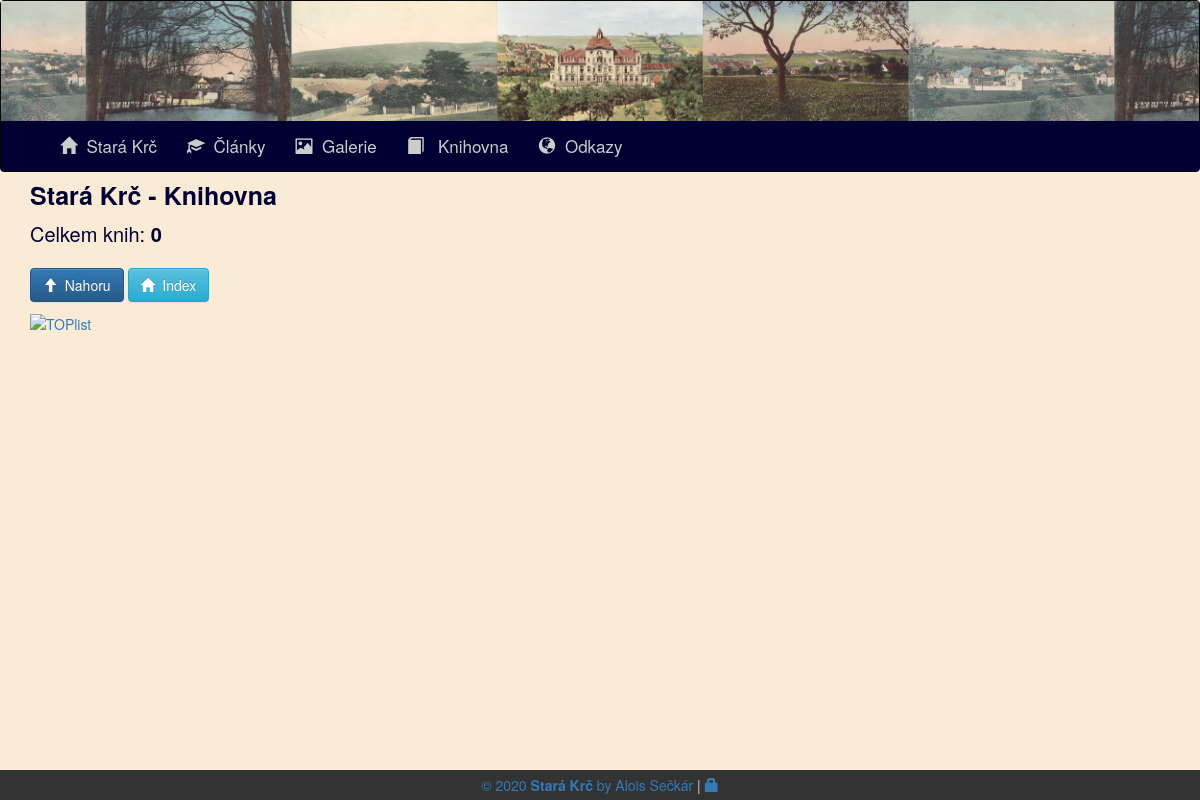
/books/, run on an earlier commit of the app's database.
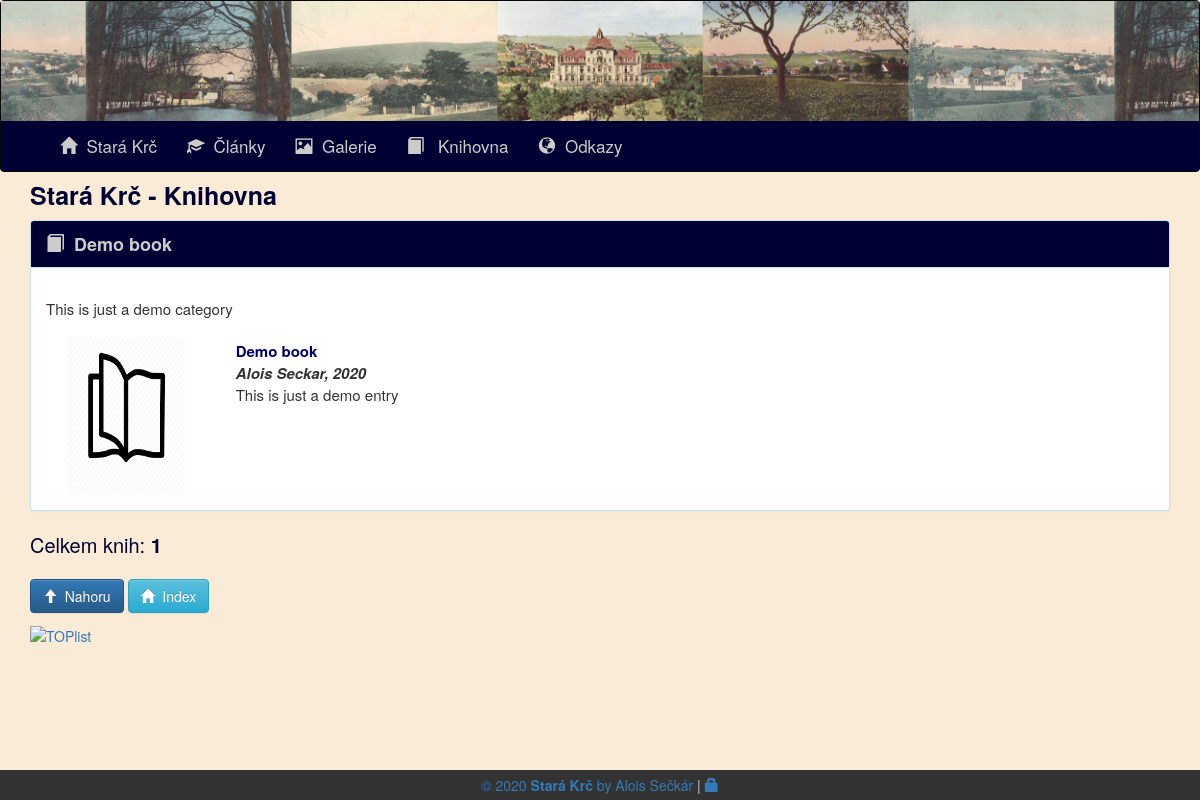
And on a later commit of the database.
### web/models.py (models this page shows, shortened)
class Category(models.Model):
	cat_id = models.AutoField(primary_key=True)
	type = models.CharField(choices=[('a', 'article'),('b', 'book'), ('l', 'link')], max_length=1, verbose_name = "Typ")
	ord = models.PositiveIntegerField(default=0)
	name = models.CharField(max_length=50, verbose_name = "Název")
	dscr = models.CharField(max_length=255)
	class Meta:
		verbose_name = "Kategorie"
		verbose_name_plural = "3. Kategorie"

class Book(models.Model):
	book_id = models.AutoField(primary_key=True)
	category = models.ForeignKey(Category, on_delete=models.DO_NOTHING, verbose_name = "Kategorie")
	ord = models.PositiveIntegerField(default=0)
	author = models.ForeignKey(User, on_delete=models.DO_NOTHING, verbose_name = "Autor")
	date_created = models.DateTimeField(auto_now_add=True, verbose_name = "Datum vytvoření")
	date_edited = models.DateTimeField(auto_now=True, verbose_name = "Poslední úprava")
	name = models.CharField(max_length=100, verbose_name = "Název")
	writer = models.CharField(max_length=100, verbose_name = "Napsal")
	year = models.CharField(max_length=4, verbose_name = "Rok vydání")
	dscr = models.CharField(max_length=255)
	url = models.CharField(max_length=255)
	review = models.CharField(max_length=255, null=True, blank=True)
	thumb = models.FileField(upload_to='book', default = 'book.png')
	class Meta:
		verbose_name = "Kniha"
		verbose_name_plural = "5. Knihy"

### web/views.py (the view)
# urls.py: re_path(r'^books/?', views.bookIndexView, name='bookIndex'),
def bookIndexView(request):
	bookCount = 0
	bookList = []
	categories = Category.objects.filter(type = "b").order_by('ord')
	for cat in categories:
		relatedBooks = Book.objects.filter(category = cat).order_by('ord')
		for book in relatedBooks:
			if not os.path.isfile(os.path.join(settings.MEDIA_ROOT, book.thumb.name)):
				book.thumb.name = 'book.png'
		bookCount += relatedBooks.count()
		bookObject = [cat, relatedBooks]
		bookList.append(bookObject)
	return render(request, 'bookIndex.html', {'bookList' : bookList, 'bookCount' : bookCount})

### web/context.py (called while the page is built)
def global_variables(request):
	return {
		'site_name': settings.SITE_NAME,
		'site_bg': settings.SITE_BG,
		'toplist_url': settings.TOPLIST_URL,
		'toplist_img': settings.TOPLIST_IMG,
	}

### web/templates/bookIndex.html (shortened to what this page needs)
{% extends 'base.html' %}
{% load static %}
{% block content %}
	<h1>
		{{ site_name }} - Knihovna
	</h1>
	{% for bookObject in bookList %}
		<div class="panel panel-info">
			<div class="panel-heading">
				<div class="row">
					<div class="col-md-12">
						<strong><span class="glyphicon glyphicon-book"></span>&nbsp;&nbsp;{{ bookObject.0.name }}</strong>
					</div>
				</div>
			</div>
			<div class="panel-body">
				<div class="row">
					<div class="col-md-12">
						<p class="text-justify border">{{ bookObject.0.dscr }}</p>
					</div>
				</div>
				{% for book in bookObject.1 %}
				<div class="row">
					<div class="col-md-2 text-center">
						<a href="{{ book.url }}" title="{{ book.name }}">
							{% if book.thumb == "book.png" %}
								<img src="{% static 'book.png' %}" alt="{{ book.name }}" title="{{ book.name }}" height="160" width="120" />
							{% else %}
								<img src="{{ book.thumb.url }}" alt="{{ book.name }}" title="{{ book.name }}" height="160" width="120" />
							{% endif %}
						</a>
					</div>
					<div class="col-md-10">
						<p class="text-justify border">
							<a href="{{ book.url }}" title="{{ book.name }}"><strong>{{ book.name }}</strong></a>
							<br /><strong><em>
								{{ book.writer }}, {{ book.year }}
							</em></strong>
							<br />{{ book.dscr }}
						</p>
					</div>
				</div>
				{% endfor %}
			</div>
		</div>
	{% endfor %}
	<p class="item-counter">Celkem knih: <strong>{{ bookCount }}</strong></p>
{% endblock content %}

### templates/base.html (shortened to what this page needs)
<!DOCTYPE html>
{% load static %}
<html lang="cs">
	<head>
		<link rel="stylesheet" type="text/css" href="https://maxcdn.bootstrapcdn.com/bootstrap/3.3.7/css/bootstrap.min.css">
		<link rel="stylesheet" type="text/css" href="https://maxcdn.bootstrapcdn.com/bootstrap/3.3.7/css/bootstrap-theme.min.css">
		<link rel="stylesheet" type="text/css" href="{% static 'css/ellhistory.css' %}" />
	</head>
	<body style="background-color: {{ site_bg }};">
		<nav class="navbar navbar-inverse">
			<div style="width: 100%; height: 120px; background-color: {{ site_bg }};">
				<div class="header-image" style="background-image: url('{% static 'header.png' %}');"></div>
			</div>
			<div class="custom-navbar">
				<div class="container">
					<div id="navbar" class="collapse navbar-collapse">
						<ul class="nav navbar-nav">
							<li><a href="/"><span class="glyphicon glyphicon-home"></span>&nbsp;&nbsp;{{ site_name }}</a></li>
							<li><a href="/articles"><span class="glyphicon glyphicon-education"></span>&nbsp;&nbsp;Články</a></li>
							<li><a href="/gallery"><span class="glyphicon glyphicon-picture"></span>&nbsp;&nbsp;Galerie</a></li>
							<li><a href="/books"><span class="glyphicon glyphicon-book"></span> &nbsp;&nbsp;Knihovna</a></li>
							<li><a href="/links"><span class="glyphicon glyphicon-globe"></span>&nbsp;&nbsp;Odkazy</a></li>
						</ul>
					</div>
				</div>
			</div>
		</nav>
		<div class="container">
			<div class="starter-template">
				{% block content %}
				{% endblock %}
				{% with '"/","/login","/logout"' as urls %}
					{% if not request.path in urls %}
						<a href="#" class="btn btn-primary swButtonBottomPanel" role="button"><span class="glyphicon glyphicon-arrow-up"></span>&nbsp;&nbsp;Nahoru</a>
						<a href="/" class="btn btn-info swButtonBottomPanel" role="button"><span class="glyphicon glyphicon-home"></span>&nbsp;&nbsp;Index</a>
					{% endif %}
				{% endwith %}
				{% if toplist_url is not None %}
					<div style="margin-top: 10px"><a href="{{ toplist_url }}" title="Počítadlo přístupů"><img src="{{ toplist_img }}" border="0" alt="TOPlist" width="88" height="60" /></div>
				{% endif %}
				<p><br /></p><p><br /></p>
			</div>
			<footer>
				<div style="position: fixed; width: 100%; height=10em; left: 0; bottom: 0; background-color: #333333; color: #cccccc;">
					<p style="margin: 5px; text-align: center;">&copy; 2020 <strong>{{ site_name }}</strong> by <a href="http://alois-seckar.cz/">Alois Sečkár</a>
						{% if user.is_authenticated %}
							|| <span class="glyphicon glyphicon-user"></span>&nbsp;&nbsp;{{ user.username }}
							| <a href="/admin">Administrace</a>
							| <a href="/logout">Odhlásit</a>
						{% else %}
							| <a href="/login"><span class="glyphicon glyphicon-lock"></span></a>
						{% endif %}
					</p>
				</div>
			</footer>
		</div>
	</body>
</html>

### static/css/ellhistory.css (style rules this page uses)
.header-image { height: 120px; background-position: center; background-repeat: repeat-x; background-size: auto 120px;" }
.custom-navbar { width: 100%; background-color: #000033; }
.nav { font-size: 17px; }
.panel { font-size: 15px; }
.panel > .panel-heading { background-image: none; background-color: #000033; color: #cccccc; font-size: 18px; }
.navbar-nav > li > a:link { color: #cccccc; }
.panel > .panel-body a:link { color: #000066; }
.panel > .panel-body > .row { margin-top: 10px; }
p { text-align: justify; margin-top: 5px; margin-bottom: 5px; }
.navbar { margin-bottom: 0px; }
h1 { font-size: 25px; font-weight: bold; color: #000033; margin-top: 10px; }
.item-counter { font-size: 20px; color: #000033; margin-bottom: 20px; }

What changed in the data, as far as the page shows it:
added Category: name "Demo book", dscr "This is just a demo category"
added Book: name "Demo book", writer "Alois Seckar", year "2020", dscr "This is just a demo entry"
Also different on the page:
{{ bookCount }}: "0" → "1"
